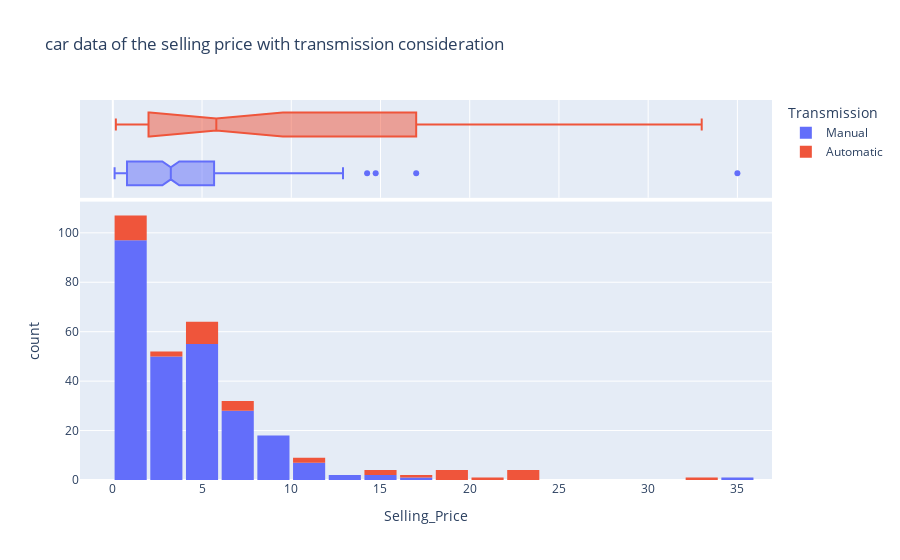

This figure's notebook cell:
### Markdown cell above
# Selling Price

Let’s visualize the Selling Price, and also include the categorical column Transmission to distinguish selling prices for Manual cars and Automatic cars

### Code cell
import plotly.express as px

fig= px.histogram(car_data, 
                  x='Selling_Price', 
                  title='car data of the selling price with transmission consideration',
                  color='Transmission',
                  marginal='box')
fig.update_layout(bargap=0.1)
fig.show()

### Figure 1 — Plotly figure (JSON) as saved in the notebook; plotly's stock layout.template omitted (floating-point values rounded to 4 significant figures; data arrays with more than 128 entries replaced by an {"elided": "..."} marker saying what was removed)
{"data": [{"bingroup": "x", "hovertemplate": "Transmission=Manual<br>Selling_Price=%{x}<br>count=%{y}<extra></extra>", "legendgroup": "Manual", "marker": {"color": "#636efa", "pattern": {"shape": ""}}, "name": "Manual", "orientation": "v", "showlegend": true, "type": "histogram", "x": {"elided": "261 float values"}, "xaxis": "x", "yaxis": "y"}, {"hovertemplate": "Transmission=Manual<br>Selling_Price=%{x}<extra></extra>", "legendgroup": "Manual", "marker": {"color": "#636efa"}, "name": "Manual", "notched": true, "showlegend": false, "type": "box", "x": {"elided": "261 float values"}, "xaxis": "x2", "yaxis": "y2"}, {"bingroup": "x", "hovertemplate": "Transmission=Automatic<br>Selling_Price=%{x}<br>count=%{y}<extra></extra>", "legendgroup": "Automatic", "marker": {"color": "#EF553B", "pattern": {"shape": ""}}, "name": "Automatic", "orientation": "v", "showlegend": true, "type": "histogram", "x": [7.5, 4.4, 5.85, 7.5, 7.75, 14.9, 23.0, 18.0, 16.0, 3.6, 19.99, 18.75, 23.5, 33.0, 19.75, 1.5, 5.25, 14.5, 23.0, 2.5, 23.0, 4.0, 20.75, 0.48, 0.45, 0.45, 0.4, 0.35, 0.35, 0.25, 0.25, 0.17, 5.15, 4.5, 5.11, 11.45, 5.4, 10.9, 7.4, 5.75], "xaxis": "x", "yaxis": "y"}, {"hovertemplate": "Transmission=Automatic<br>Selling_Price=%{x}<extra></extra>", "legendgroup": "Automatic", "marker": {"color": "#EF553B"}, "name": "Automatic", "notched": true, "showlegend": false, "type": "box", "x": [7.5, 4.4, 5.85, 7.5, 7.75, 14.9, 23.0, 18.0, 16.0, 3.6, 19.99, 18.75, 23.5, 33.0, 19.75, 1.5, 5.25, 14.5, 23.0, 2.5, 23.0, 4.0, 20.75, 0.48, 0.45, 0.45, 0.4, 0.35, 0.35, 0.25, 0.25, 0.17, 5.15, 4.5, 5.11, 11.45, 5.4, 10.9, 7.4, 5.75], "xaxis": "x2", "yaxis": "y2"}], "layout": {"bargap": 0.1, "barmode": "relative", "legend": {"title": {"text": "Transmission"}, "tracegroupgap": 0}, "title": {"text": "car data of the selling price with transmission consideration"}, "xaxis": {"anchor": "y", "domain": [0, 1], "title": {"text": "Selling_Price"}}, "xaxis2": {"anchor": "y2", "domain": [0, 1], "matches": "x", "showgrid": true, "showticklabels": false}, "yaxis": {"anchor": "x", "domain": [0, 0.7326], "title": {"text": "count"}}, "yaxis2": {"anchor": "x2", "domain": [0.7426, 1], "matches": "y2", "showgrid": false, "showline": false, "showticklabels": false, "ticks": ""}}}
